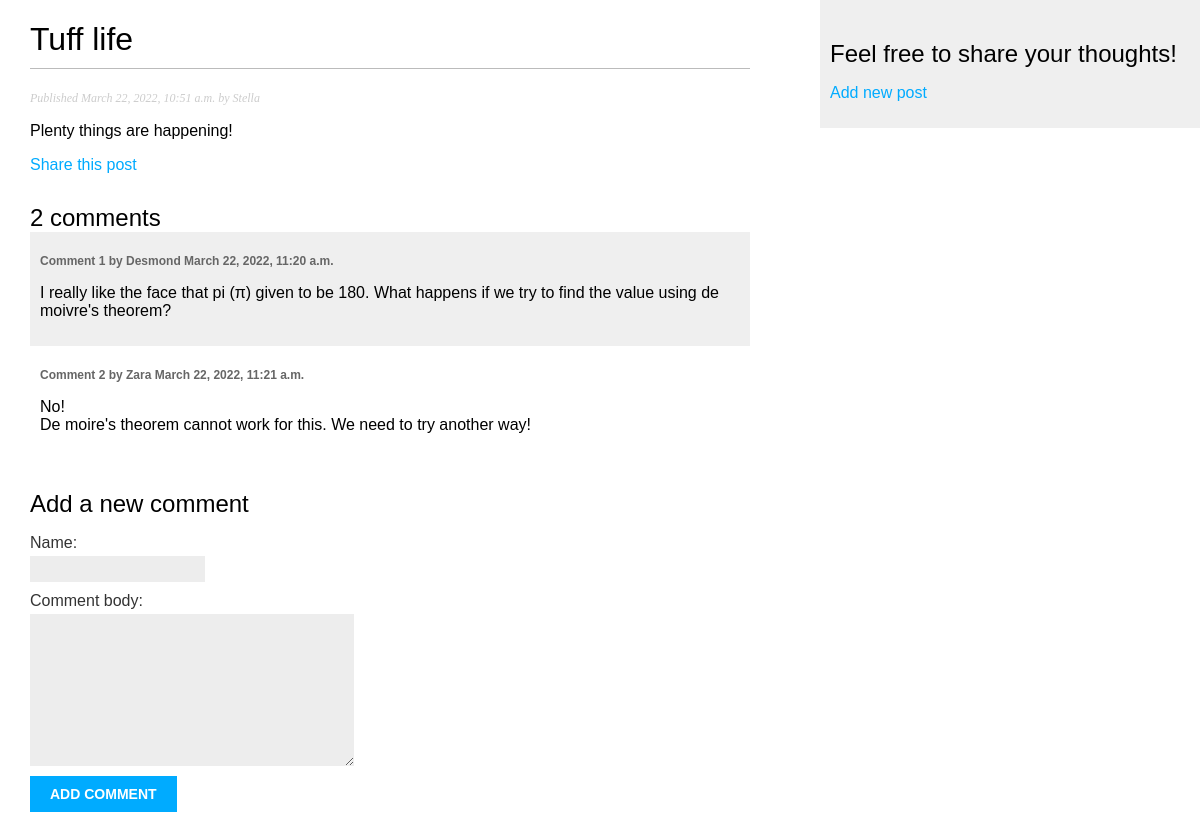
The page /posts/2022/3/22/tuff-life/ on the database its author committed.
### main/models.py (models this page shows, shortened)
class Post(models.Model):
    STATUS_CHOICES = (
        ('draft', 'Draft'),
        ('published', 'Published'),
    )
    title = models.CharField(max_length=250)
    slug = models.SlugField(max_length=250, unique_for_date='publish')
    author = models.CharField(max_length=250, null=True)
    body = models.TextField()
    publish = models.DateTimeField(default=timezone.now)
    created = models.DateTimeField(auto_now_add=True)
    updated = models.DateTimeField(auto_now=True)
    status = models.CharField(max_length=10, choices=STATUS_CHOICES,default='published')
    objects = models.Manager() # The default manager.
    published = PublishedManager() # Our custom manager.
    class Meta:
        ordering = ('-publish',)

class Comment(models.Model):
    post = models.ForeignKey(Post, on_delete=models.CASCADE, related_name="comments")
    name = models.CharField(max_length=50)
    comment_body = models.TextField()
    created_at = models.DateTimeField(auto_now_add=True)

### main/views.py (the view)
# urls.py: path('posts/<int:year>/<int:month>/<int:day>/<slug:slug>/',views.post_detail, name='post_detail'),
def post_detail(request, year, month, day, slug):
    post = get_object_or_404(Post,  slug=slug,
                            status='published',
                            publish__year=year,
                            publish__month=month,
                            publish__day=day)
    comments = Comment.objects.all()
    new_comment = None
    if request.method == "POST":
        form = CommentForm(request.POST)
        if form.is_valid():
            new_comment = form.save(commit=False)
            new_comment.post = post
            new_comment.save()
    else:
        form = CommentForm()
    data = {"post":post,
            "comments":comments,
            "form":form,
            "new_comment":new_comment
            }
    return render(request, "post/detail.html", data)

### main/forms.py
class CommentForm(forms.ModelForm):
    class Meta:
        model = Comment
        fields = ("name", "comment_body")

### main/templates/post/detail.html (shortened to what this page needs)
{% extends "blog/base.html" %}
{% block content %}
    <h1>{{ post.title }}</h1>
    <p class="date">
    Published {{ post.publish }} by {{ post.author }}
    </p>
    {{ post.body|linebreaks }}
    <p>
        <a href="{% url "main:post_share" post.id %}">
        Share this post
        </a>
    </p>
    {% with comments.count as total_comments %}
        <h2>
            {{ total_comments }} comment{{ total_comments|pluralize }}
        </h2>
    {% endwith %}
    {% for comment in comments %}
        <div class="comment">
            <p class="info">
                Comment {{ forloop.counter }} by {{ comment.name }} {{ comment.created_at }}
            </p>
            {{ comment.comment_body|linebreaks }}
        </div>
    {% empty %}
        <p>There are no comments yet.</p>
    {% endfor %}
    {% if new_comment %}
        <h2>Your comment has been added.</h2>
    {% else %}
        <h2>Add a new comment</h2>
        <form method="post">
            {{ form.as_p }}
        <p><input type="submit" value="Add comment"></p>
        </form>
    {% endif %}
{% endblock content %}

### main/static/css/style.css (style rules this page uses)
body { margin:0; padding:0; font-family:helvetica, sans-serif; }
a { color:#00abff; text-decoration:none; }
h1 { font-weight:normal; border-bottom:1px solid #bbb; padding:0 0 10px 0; }
h2 { font-weight:normal; margin:30px 0 0; }
p.date { color:#ccc; font-family: georgia, serif; font-size: 12px; font-style: italic; }
label { float:left; clear:both; color:#333; margin-bottom:4px; }
input, textarea { clear:both; float:left; margin:0 0 10px; background:#ededed; border:0; padding:6px 10px; font-size:12px; }
input[type=submit] { font-weight:bold; background:#00abff; color:#fff; padding:10px 20px; font-size:14px; text-transform:uppercase; }
.comment { padding:10px; }
.comment:nth-child(even) { background:#efefef; }
.comment .info { font-weight:bold; font-size:12px; color:#666; }

### rows shown on the page
Post: title "Tuff life", publish "March 22, 2022, 10:51 a.m.", author "Stella", body "Plenty things are happening!"
Comment: name "Desmond", created_at "March 22, 2022, 11:20 a.m.", comment_body "I really like the face that pi (π) given to be 180. What happens if we try to find the value using de moivre's theorem?"
Comment: name "Zara", created_at "March 22, 2022, 11:21 a.m.", comment_body "No! De moire's theorem cannot work for this. We need to try another way!"

### other values the page prints
{{ total_comments }} "2"
